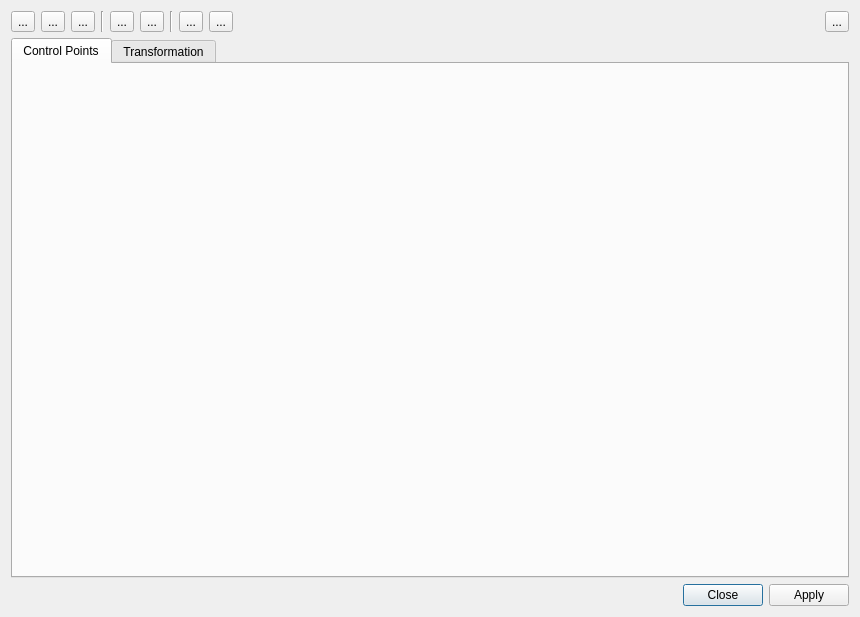
<?xml version="1.0" encoding="UTF-8"?>
<ui version="4.0">
 <class>MainDialog</class>
 <widget class="QDialog" name="MainDialog">
  <property name="windowModality">
   <enum>Qt::NonModal</enum>
  </property>
  <property name="geometry">
   <rect>
    <x>0</x>
    <y>0</y>
    <width>860</width>
    <height>617</height>
   </rect>
  </property>
  <property name="windowTitle">
   <string>Helmert2D</string>
  </property>
  <layout class="QGridLayout" name="gridLayout">
   <item row="2" column="0">
    <widget class="QDialogButtonBox" name="buttonBox">
     <property name="orientation">
      <enum>Qt::Horizontal</enum>
     </property>
     <property name="standardButtons">
      <set>QDialogButtonBox::Apply|QDialogButtonBox::Close</set>
     </property>
    </widget>
   </item>
   <item row="0" column="0">
    <layout class="QHBoxLayout" name="horizontalLayout_3">
     <item>
      <layout class="QHBoxLayout" name="horizontalLayout_6">
       <item>
        <widget class="QToolButton" name="toolButtonLoad">
         <property name="text">
          <string>...</string>
         </property>
        </widget>
       </item>
       <item>
        <widget class="QToolButton" name="toolButtonSave">
         <property name="text">
          <string>...</string>
         </property>
        </widget>
       </item>
       <item>
        <widget class="QToolButton" name="toolButtonSaveAs">
         <property name="text">
          <string>...</string>
         </property>
        </widget>
       </item>
       <item>
        <widget class="QFrame" name="frame">
         <property name="frameShape">
          <enum>QFrame::VLine</enum>
         </property>
         <property name="frameShadow">
          <enum>QFrame::Sunken</enum>
         </property>
        </widget>
       </item>
       <item>
        <widget class="QToolButton" name="toolBtnIdentify">
         <property name="enabled">
          <bool>true</bool>
         </property>
         <property name="sizePolicy">
          <sizepolicy hsizetype="Fixed" vsizetype="Fixed">
           <horstretch>24</horstretch>
           <verstretch>24</verstretch>
          </sizepolicy>
         </property>
         <property name="text">
          <string>...</string>
         </property>
        </widget>
       </item>
       <item>
        <widget class="QToolButton" name="toolButtonMatch">
         <property name="text">
          <string>...</string>
         </property>
        </widget>
       </item>
       <item>
        <widget class="QFrame" name="frame_2">
         <property name="frameShape">
          <enum>QFrame::VLine</enum>
         </property>
         <property name="frameShadow">
          <enum>QFrame::Sunken</enum>
         </property>
        </widget>
       </item>
       <item>
        <widget class="QToolButton" name="toolButtonEnlarge">
         <property name="text">
          <string>...</string>
         </property>
        </widget>
       </item>
       <item>
        <widget class="QToolButton" name="toolButtonReduce">
         <property name="text">
          <string>...</string>
         </property>
        </widget>
       </item>
       <item>
        <spacer name="horizontalSpacer_2">
         <property name="orientation">
          <enum>Qt::Horizontal</enum>
         </property>
         <property name="sizeHint" stdset="0">
          <size>
           <width>40</width>
           <height>20</height>
          </size>
         </property>
        </spacer>
       </item>
      </layout>
     </item>
     <item>
      <layout class="QHBoxLayout" name="horizontalLayout_10">
       <item>
        <spacer name="horizontalSpacer_9">
         <property name="orientation">
          <enum>Qt::Horizontal</enum>
         </property>
         <property name="sizeHint" stdset="0">
          <size>
           <width>40</width>
           <height>20</height>
          </size>
         </property>
        </spacer>
       </item>
       <item>
        <widget class="QToolButton" name="toolBtnSettings">
         <property name="text">
          <string>...</string>
         </property>
        </widget>
       </item>
      </layout>
     </item>
    </layout>
   </item>
   <item row="1" column="0">
    <widget class="QTabWidget" name="tab_widget">
     <property name="tabShape">
      <enum>QTabWidget::Rounded</enum>
     </property>
     <property name="currentIndex">
      <number>0</number>
     </property>
     <widget class="QWidget" name="tabControlPoints">
      <attribute name="title">
       <string>Control Points</string>
      </attribute>
      <layout class="QGridLayout" name="gridLayoutControlPointTable"/>
     </widget>
     <widget class="QWidget" name="tabTransformation">
      <attribute name="title">
       <string>Transformation</string>
      </attribute>
      <layout class="QGridLayout" name="gridLayout_11">
       <item row="3" column="0">
        <spacer name="verticalSpacer">
         <property name="orientation">
          <enum>Qt::Vertical</enum>
         </property>
         <property name="sizeHint" stdset="0">
          <size>
           <width>20</width>
           <height>40</height>
          </size>
         </property>
        </spacer>
       </item>
       <item row="0" column="0">
        <widget class="QgsCollapsibleGroupBox" name="mGroupBox">
         <property name="title">
          <string>Input parameters</string>
         </property>
         <layout class="QGridLayout" name="gridLayout_3">
          <item row="0" column="0">
           <layout class="QGridLayout" name="gridLayout_10">
            <item row="0" column="1">
             <widget class="QComboBox" name="comboTransformationType"/>
            </item>
            <item row="0" column="0">
             <widget class="QLabel" name="label_16">
              <property name="text">
               <string>Transformation type: </string>
              </property>
             </widget>
            </item>
            <item row="1" column="0">
             <widget class="QLabel" name="labelEstimateScale">
              <property name="text">
               <string>Estimate scale: </string>
              </property>
             </widget>
            </item>
            <item row="2" column="0">
             <widget class="QLabel" name="labelEstimateRotation">
              <property name="text">
               <string>Estimate rotation: </string>
              </property>
             </widget>
            </item>
            <item row="1" column="1">
             <widget class="QCheckBox" name="cbEstimateScale">
              <property name="minimumSize">
               <size>
                <width>0</width>
                <height>23</height>
               </size>
              </property>
              <property name="text">
               <string/>
              </property>
              <property name="checked">
               <bool>true</bool>
              </property>
             </widget>
            </item>
            <item row="2" column="1">
             <widget class="QCheckBox" name="cbEstimateRotation">
              <property name="minimumSize">
               <size>
                <width>0</width>
                <height>23</height>
               </size>
              </property>
              <property name="text">
               <string/>
              </property>
              <property name="checked">
               <bool>true</bool>
              </property>
             </widget>
            </item>
           </layout>
          </item>
         </layout>
        </widget>
       </item>
       <item row="1" column="0">
        <widget class="QgsCollapsibleGroupBox" name="mGroupBox_2">
         <property name="title">
          <string>Results</string>
         </property>
         <layout class="QGridLayout" name="gridLayout_4">
          <item row="0" column="0">
           <layout class="QGridLayout" name="gridLayout_5">
            <item row="1" column="0">
             <widget class="QLabel" name="labelParameterB">
              <property name="minimumSize">
               <size>
                <width>20</width>
                <height>0</height>
               </size>
              </property>
              <property name="text">
               <string>b:</string>
              </property>
             </widget>
            </item>
            <item row="0" column="0">
             <widget class="QLabel" name="labelParameterA">
              <property name="minimumSize">
               <size>
                <width>20</width>
                <height>0</height>
               </size>
              </property>
              <property name="text">
               <string>a:</string>
              </property>
             </widget>
            </item>
            <item row="0" column="2">
             <widget class="QLabel" name="labelParameterC">
              <property name="minimumSize">
               <size>
                <width>20</width>
                <height>0</height>
               </size>
              </property>
              <property name="text">
               <string>c:</string>
              </property>
             </widget>
            </item>
            <item row="1" column="2">
             <widget class="QLabel" name="labelParameterD">
              <property name="minimumSize">
               <size>
                <width>20</width>
                <height>0</height>
               </size>
              </property>
              <property name="text">
               <string>d: </string>
              </property>
             </widget>
            </item>
            <item row="1" column="4">
             <widget class="QLabel" name="labelParameterF">
              <property name="minimumSize">
               <size>
                <width>20</width>
                <height>0</height>
               </size>
              </property>
              <property name="text">
               <string>f: </string>
              </property>
             </widget>
            </item>
            <item row="0" column="4">
             <widget class="QLabel" name="labelParameterE">
              <property name="minimumSize">
               <size>
                <width>20</width>
                <height>0</height>
               </size>
              </property>
              <property name="text">
               <string>e: </string>
              </property>
             </widget>
            </item>
            <item row="0" column="1">
             <widget class="QLineEdit" name="lineEditParameterA">
              <property name="readOnly">
               <bool>true</bool>
              </property>
             </widget>
            </item>
            <item row="1" column="1">
             <widget class="QLineEdit" name="lineEditParameterB">
              <property name="readOnly">
               <bool>true</bool>
              </property>
             </widget>
            </item>
            <item row="0" column="3">
             <widget class="QLineEdit" name="lineEditParameterC">
              <property name="readOnly">
               <bool>true</bool>
              </property>
             </widget>
            </item>
            <item row="1" column="3">
             <widget class="QLineEdit" name="lineEditParameterD">
              <property name="readOnly">
               <bool>true</bool>
              </property>
             </widget>
            </item>
            <item row="0" column="5">
             <widget class="QLineEdit" name="lineEditParameterE">
              <property name="readOnly">
               <bool>true</bool>
              </property>
             </widget>
            </item>
            <item row="1" column="5">
             <widget class="QLineEdit" name="lineEditParameterF">
              <property name="readOnly">
               <bool>true</bool>
              </property>
             </widget>
            </item>
           </layout>
          </item>
          <item row="1" column="0">
           <widget class="Line" name="line">
            <property name="orientation">
             <enum>Qt::Horizontal</enum>
            </property>
           </widget>
          </item>
          <item row="2" column="0">
           <layout class="QGridLayout" name="gridLayout_6">
            <property name="sizeConstraint">
             <enum>QLayout::SetDefaultConstraint</enum>
            </property>
            <item row="0" column="0">
             <widget class="QLabel" name="labelParameterX0">
              <property name="minimumSize">
               <size>
                <width>70</width>
                <height>0</height>
               </size>
              </property>
              <property name="text">
               <string>X0 [m]: </string>
              </property>
             </widget>
            </item>
            <item row="1" column="0">
             <widget class="QLabel" name="labelParameterY0">
              <property name="minimumSize">
               <size>
                <width>70</width>
                <height>0</height>
               </size>
              </property>
              <property name="text">
               <string>Y0 [m]: </string>
              </property>
             </widget>
            </item>
            <item row="0" column="2">
             <widget class="QLabel" name="labelParameterRotation">
              <property name="minimumSize">
               <size>
                <width>120</width>
                <height>0</height>
               </size>
              </property>
              <property name="text">
               <string>Rotation [gon]: </string>
              </property>
             </widget>
            </item>
            <item row="1" column="2">
             <widget class="QLabel" name="labelParameterScale">
              <property name="minimumSize">
               <size>
                <width>120</width>
                <height>0</height>
               </size>
              </property>
              <property name="text">
               <string>Scale [mm/km]: </string>
              </property>
             </widget>
            </item>
            <item row="0" column="1">
             <widget class="QLineEdit" name="lineEditParameterX0">
              <property name="readOnly">
               <bool>true</bool>
              </property>
             </widget>
            </item>
            <item row="1" column="1">
             <widget class="QLineEdit" name="lineEditParameterY0">
              <property name="readOnly">
               <bool>true</bool>
              </property>
             </widget>
            </item>
            <item row="0" column="3">
             <widget class="QLineEdit" name="lineEditParameterRotation">
              <property name="readOnly">
               <bool>true</bool>
              </property>
             </widget>
            </item>
            <item row="1" column="3">
             <widget class="QLineEdit" name="lineEditParameterScale">
              <property name="readOnly">
               <bool>true</bool>
              </property>
             </widget>
            </item>
           </layout>
          </item>
          <item row="3" column="0">
           <widget class="Line" name="line_2">
            <property name="orientation">
             <enum>Qt::Horizontal</enum>
            </property>
           </widget>
          </item>
          <item row="4" column="0">
           <layout class="QGridLayout" name="gridLayout_7">
            <item row="0" column="0">
             <widget class="QLabel" name="label_12">
              <property name="minimumSize">
               <size>
                <width>70</width>
                <height>0</height>
               </size>
              </property>
              <property name="text">
               <string>m0 [mm]: </string>
              </property>
             </widget>
            </item>
            <item row="0" column="2">
             <widget class="QLabel" name="label_17">
              <property name="minimumSize">
               <size>
                <width>120</width>
                <height>0</height>
               </size>
              </property>
              <property name="text">
               <string>mPoint [mm]: </string>
              </property>
             </widget>
            </item>
            <item row="0" column="1">
             <widget class="QLineEdit" name="lineEditParameterM0">
              <property name="readOnly">
               <bool>true</bool>
              </property>
             </widget>
            </item>
            <item row="0" column="3">
             <widget class="QLineEdit" name="lineEditParameterMPoint">
              <property name="readOnly">
               <bool>true</bool>
              </property>
             </widget>
            </item>
           </layout>
          </item>
         </layout>
        </widget>
       </item>
       <item row="2" column="0">
        <widget class="QgsCollapsibleGroupBox" name="mGroupBox_3">
         <property name="title">
          <string>Settings</string>
         </property>
         <layout class="QGridLayout" name="gridLayout_8">
          <item row="0" column="0">
           <layout class="QGridLayout" name="gridLayout_9">
            <item row="0" column="0">
             <widget class="QLabel" name="label_5">
              <property name="minimumSize">
               <size>
                <width>160</width>
                <height>23</height>
               </size>
              </property>
              <property name="maximumSize">
               <size>
                <width>210</width>
                <height>16777215</height>
               </size>
              </property>
              <property name="text">
               <string>Add vector field layer: </string>
              </property>
             </widget>
            </item>
            <item row="0" column="1">
             <widget class="QCheckBox" name="cbAddVectorField">
              <property name="minimumSize">
               <size>
                <width>71</width>
                <height>23</height>
               </size>
              </property>
              <property name="maximumSize">
               <size>
                <width>40</width>
                <height>16777215</height>
               </size>
              </property>
              <property name="text">
               <string/>
              </property>
              <property name="checked">
               <bool>true</bool>
              </property>
             </widget>
            </item>
            <item row="0" column="2">
             <widget class="QLabel" name="label_6">
              <property name="minimumSize">
               <size>
                <width>205</width>
                <height>23</height>
               </size>
              </property>
              <property name="maximumSize">
               <size>
                <width>210</width>
                <height>16777215</height>
               </size>
              </property>
              <property name="text">
               <string>Overwrite vector field layer: </string>
              </property>
             </widget>
            </item>
            <item row="0" column="3">
             <widget class="QCheckBox" name="cbOverwriteVectorField">
              <property name="minimumSize">
               <size>
                <width>26</width>
                <height>23</height>
               </size>
              </property>
              <property name="maximumSize">
               <size>
                <width>40</width>
                <height>16777215</height>
               </size>
              </property>
              <property name="text">
               <string/>
              </property>
              <property name="checked">
               <bool>true</bool>
              </property>
             </widget>
            </item>
            <item row="0" column="4">
             <spacer name="horizontalSpacer_8">
              <property name="orientation">
               <enum>Qt::Horizontal</enum>
              </property>
              <property name="sizeHint" stdset="0">
               <size>
                <width>40</width>
                <height>20</height>
               </size>
              </property>
             </spacer>
            </item>
           </layout>
          </item>
         </layout>
        </widget>
       </item>
      </layout>
     </widget>
    </widget>
   </item>
  </layout>
 </widget>
 <customwidgets>
  <customwidget>
   <class>QgsCollapsibleGroupBox</class>
   <extends>QGroupBox</extends>
   <header>qgscollapsiblegroupbox.h</header>
   <container>1</container>
  </customwidget>
 </customwidgets>
 <resources/>
 <connections>
  <connection>
   <sender>buttonBox</sender>
   <signal>accepted()</signal>
   <receiver>MainDialog</receiver>
   <slot>accept()</slot>
   <hints>
    <hint type="sourcelabel">
     <x>20</x>
     <y>20</y>
    </hint>
    <hint type="destinationlabel">
     <x>20</x>
     <y>20</y>
    </hint>
   </hints>
  </connection>
  <connection>
   <sender>buttonBox</sender>
   <signal>rejected()</signal>
   <receiver>MainDialog</receiver>
   <slot>reject()</slot>
   <hints>
    <hint type="sourcelabel">
     <x>20</x>
     <y>20</y>
    </hint>
    <hint type="destinationlabel">
     <x>20</x>
     <y>20</y>
    </hint>
   </hints>
  </connection>
 </connections>
</ui>
